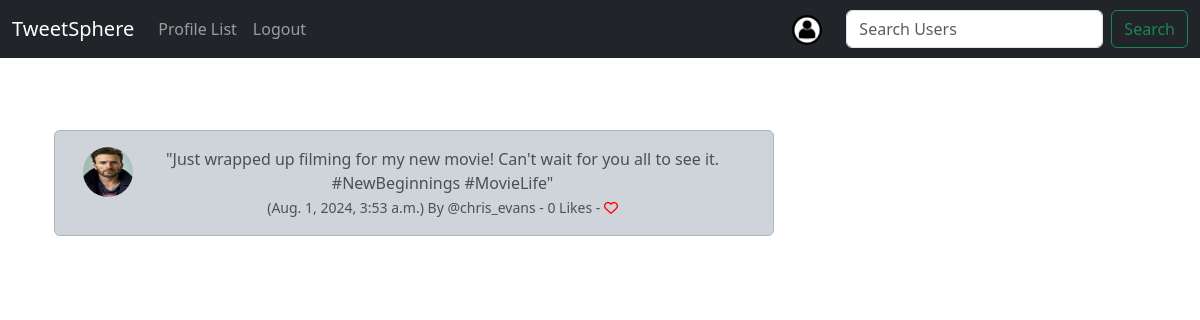
The app's page /tweet_show/7 (signed in) with its own data.
### TweetSphere/models.py (models this page shows, shortened)
class Tweet(models.Model):
    user = models.ForeignKey(
        User,
        on_delete=models.DO_NOTHING,
        related_name='tweets'
    )  # related_name allows us to access user's tweets with user.tweets
    body = models.CharField(max_length=200)  # Maximum length for a tweet
    created_at = models.DateTimeField(auto_now_add=True)  # Automatically set creation time
    likes = models.ManyToManyField(User, related_name="tweet_like", blank=True)  # Users who liked the tweet
    def number_of_likes(self):
        return self.likes.count()

class Profile(models.Model):
    user = models.OneToOneField(User, on_delete=models.CASCADE)  # One-to-one relationship with User
    follows = models.ManyToManyField(
        "self",
        related_name="followed_by",
        symmetrical=False,  # Relationship is not symmetrical (user A can follow user B without B following A)
        blank=True
    )
    date_modified = models.DateTimeField(auto_now=True)  # Automatically set to the current time when modified
    profile_image = models.ImageField(null=True, blank=True, upload_to="images/")  # Profile picture
    profile_bio = models.CharField(null=True, blank=True, max_length=500)  # User biography
    facebook_link = models.CharField(null=True, blank=True, max_length=100)  # Facebook profile link
    instagram_link = models.CharField(null=True, blank=True, max_length=100)  # Instagram profile link

### TweetSphere/views.py (the view)
# urls.py: path('tweet_show/<int:pk>', views.tweet_show, name='tweet_show'),
def tweet_show(request, pk):
    tweet = get_object_or_404(Tweet, id=pk)
    if tweet:
        return render(request, 'show_tweet.html', {'tweet': tweet})
    else:
        messages.success(request, "Your tweet does not exist...")
        return redirect('home')

### TweetSphere/templates/show_tweet.html (shortened to what this page needs)
{% extends 'base.html' %}
{% load static %}
{% block content %}
	<div class="container text-center">
		<div class="row">
			<div class="col-8">
<br/>
		<div class="alert alert-dark" role="alert">
<div class="container">
	<div class="row">
		<div class="col-1">
		  {% if tweet.user.profile.profile_image %}
				<img src="{{ tweet.user.profile.profile_image.url }}" width=50 height=50 class="rounded-circle" alt="{{ profile.user.username }}">
				{% else %}
                <img src="{% static 'images/default_profile_pic.jpg' %}" class="rounded-circle" width="50" height="50" alt={{"profile.user.username"}}>
				{% endif %}
		</div>
		<div class="col-11">
		  {{ tweet.body }}<br/>
		  <small class="text-muted">
		  	({{ tweet.created_at}}) By
		  	@{{ tweet.user.username }}
		  	- {{ tweet.number_of_likes }} Likes -
		  	{% if user in tweet.likes.all %}
		  	  <a href="{% url 'tweet_like' tweet.id %}">
	<i class="fa-solid fa-heart" style="color:red"></i>
		  	  </a>
		  	{% else %}
		  		<a href="{% url 'tweet_like' tweet.id %}">
		  <i class="fa fa-heart-o" style="color:red"></i>
		  		</a>
		  	{% endif %}
		  </small>
		</div><br/><br/>
			</div>
		</div>
	</div>
</div>
<div class="col-4">
				<br/><br/><br/>
</div>
{% endblock %}

### records on screen
Tweet: user.profile.profile_image (picture), body "\"Just wrapped up filming for my new movie! Can't wait for you all to see it. #NewBeginnings #MovieLife\"", created_at "Aug. 1, 2024, 3:53 a.m.", user.username "chris_evans", number_of_likes "0"
